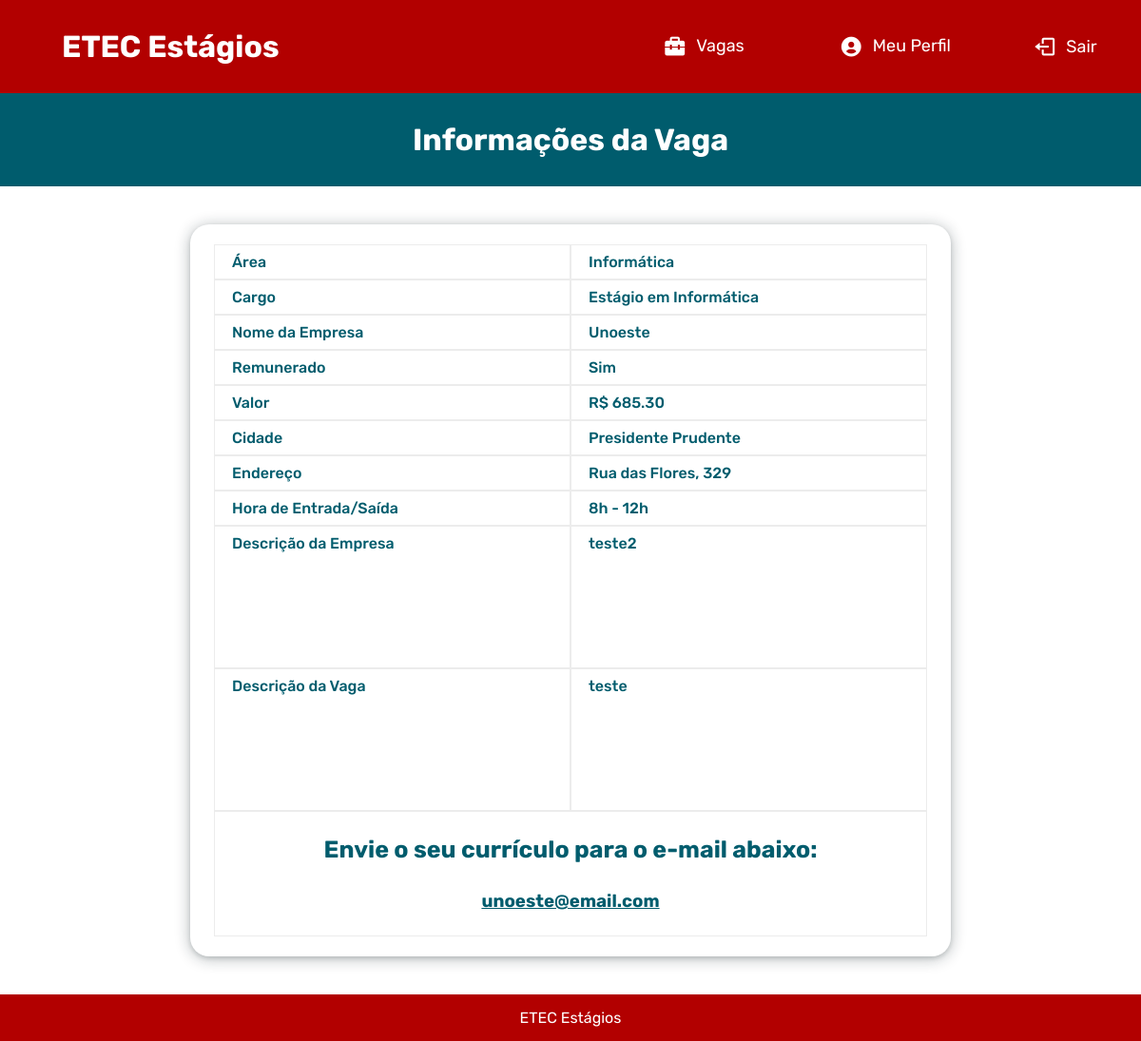
Screenshot of /informacoesVaga.php?id=1 with the database file from the repository.
### tables this page shows
CREATE TABLE `vagas` (
  `id_vaga` int(10) NOT NULL,
  `id_empresa` int(10) NOT NULL,
  `email` varchar(50) NOT NULL,
  `area` varchar(100) NOT NULL,
  `cargo` varchar(255) NOT NULL,
  `remunerado` varchar(5) NOT NULL,
  `valor` decimal(10,2) DEFAULT NULL,
  `cidade` varchar(100) NOT NULL,
  `endereco` varchar(200) NOT NULL,
  `periodo` varchar(50) NOT NULL,
  `hora_entrada` time NOT NULL,
  `hora_saida` time NOT NULL,
  `descricao_empresa` text NOT NULL,
  `descricao_vaga` text NOT NULL,
  `status_vaga` varchar(50) NOT NULL
);

CREATE TABLE `empresas` (
  `id` int(10) NOT NULL,
  `razao_social` varchar(255) NOT NULL,
  `nome_fantasia` varchar(255) DEFAULT NULL,
  `email` varchar(255) DEFAULT NULL,
  `senha` varchar(500) NOT NULL,
  `cnpj` varchar(20) DEFAULT NULL,
  `inscricao_estadual` varchar(20) DEFAULT NULL,
  `contato_whatsapp` varchar(20) DEFAULT NULL,
  `contato_telefone` varchar(20) DEFAULT NULL,
  `perfil_instagram` varchar(255) DEFAULT NULL,
  `perfil_facebook` varchar(255) DEFAULT NULL,
  `perfil_linkedin` varchar(255) DEFAULT NULL,
  `ramo_atividade` varchar(255) DEFAULT NULL,
  `endereco` varchar(255) DEFAULT NULL,
  `numero` varchar(10) DEFAULT NULL,
  `bairro` varchar(255) DEFAULT NULL,
  `cidade` varchar(255) DEFAULT NULL,
  `estado` varchar(2) DEFAULT NULL,
  `cep` varchar(10) DEFAULT NULL,
  `data_fundacao` date DEFAULT NULL,
  `nome_representante` varchar(255) DEFAULT NULL
);

### paginas/section/aluno/informacoesVaga.php (the view, shortened to what this page needs)
<section>
    <div class="informacoes-vaga">
        <div class="informacoes-tabela">
            <div class="dado-tabela">
                <div class="celula">
                    <p>Área</p>
                </div>
                <div class="celula">
                    <p><?php echo $area ?></p>
                </div>
            </div>
            <div class="dado-tabela">
                <div class="celula">
                    <p>Cargo</p>
                </div>
                <div class="celula">
                    <p><?php echo $cargo ?></p>
                </div>
            </div>
            <div class="dado-tabela">
                <div class="celula">
                    <p>Nome da Empresa</p>
                </div>
                <div class="celula">
                    <p><?php echo $nomeEmpresa ?></p>
                </div>
            </div>
            <div class="dado-tabela">
                <div class="celula">
                    <p>Remunerado</p>
                </div>
                <div class="celula">
                    <p><?php echo $remunerado ?></p>
                </div>
            </div>
            <div class="dado-tabela">
                <div class="celula">
                    <p>Valor</p>
                </div>
                <div class="celula">
                    <p>R$ <?php echo $valor ?></p>
                </div>
            </div>
            <div class="dado-tabela">
                <div class="celula">
                    <p>Cidade</p>
                </div>
                <div class="celula">
                    <p><?php echo $cidade ?></p>
                </div>
            </div>
            <div class="dado-tabela">
                <div class="celula">
                    <p>Endereço</p>
                </div>
                <div class="celula">
                    <p><?php echo $endereco ?></p>
                </div>
            </div>
            <div class="dado-tabela">
                <div class="celula">
                    <p>Hora de Entrada/Saída</p>
                </div>
                <div class="celula">
                    <p><?php echo $horaEntradaFormatada ?> - <?php echo $horaSaidaFormatada ?></p>
                </div>
            </div>
            <div class="dado-tabela">
                <div class="celula-maior">
                    <p>Descrição da Empresa</p>
                </div>
                <div class="celula-maior">
                    <p><?php echo $descricaoEmpresa ?></p>
                </div>
            </div>
            <div class="dado-tabela">
                <div class="celula-maior">
                    <p>Descrição da Vaga</p>
                </div>
                <div class="celula-maior">
                    <p><?php echo $descricaoVaga ?></p>
                </div>
            </div>
            <div class="email">
                <h1>Envie o seu currículo para o e-mail abaixo: </h1>
                <br>
                <a href="https://mail.google.com/mail/?view=cm&fs=1&to=<?php echo $emailExibido ?>&su=Envio%20de%20Currículo" target="_blank">
                    <h3>
                        <?php echo $emailExibido ?>
                    </h3>
                </a>
            </div>
        </div>
    </div>
</section>

### assets/css/informacoesVaga.css (style rules this page uses)
:root { --branco: #FFFFFF; --preto: #000000; --cinza: #ececec; --vermelho: #B20000; --ciano: #005C6D; --cianoClaro: #009BA6; }
* { margin: 0; padding: 0; box-sizing: border-box; font-family: 'Rubik', sans-serif; }
html, body { height: 100%; background: var(--branco); }
body { display: flex; flex-direction: column; }
section { display: flex; justify-content: center; align-items: center; padding: 40px; }
.informacoes-vaga { display: flex; justify-content: center; align-items: center; flex-direction: column; width: 800px; height: 770px; padding: 20px; background: var(--branco); border-radius: 20px; box-shadow: rgba(14, 30, 37, 0.12) 0px 2px 4px 0px, rgba(14, 30, 37, 0.32) 0px 2px 16px 0px; }
.informacoes-tabela { display: table; justify-content: center; align-items: center; flex-direction: column; width: 100%; height: 100%; padding: 5px; }
.dado-tabela { display: flex; width: 100%; }
.dado-tabela .celula { border: 1px var(--cinza) solid; text-align: left; width: 100%; padding: 8px; }
.dado-tabela .celula-maior { border: 1px var(--cinza) solid; text-align: left; width: 100%; height: 150px; padding: 8px 18px 8px 18px; overflow-y: auto; }
.celula p { margin-left: 10px; }
.informacoes-tabela p { color: var(--ciano); font-weight: 500; }
.email { border: 1px var(--cinza) solid; padding: 25px; display: flex; justify-content: center; align-items: center; flex-direction: column; }
.email h1 { font-size: 25px; font-weight: 700; margin-bottom: 10px; color: var(--ciano); }
.email h3 { color: var(--ciano); }
.email a { text-decoration-color: var(--ciano); }

### rows the page displays
vagas: area "Informática", cargo "Estágio em Informática", id_empresa.nome_fantasia "Unoeste", remunerado "Sim", valor "685.30", cidade "Presidente Prudente", endereco "Rua das Flores, 329", hora_entrada "8h", hora_saida "12h", descricao_empresa "teste2", descricao_vaga "teste", email "unoeste@email.com"
